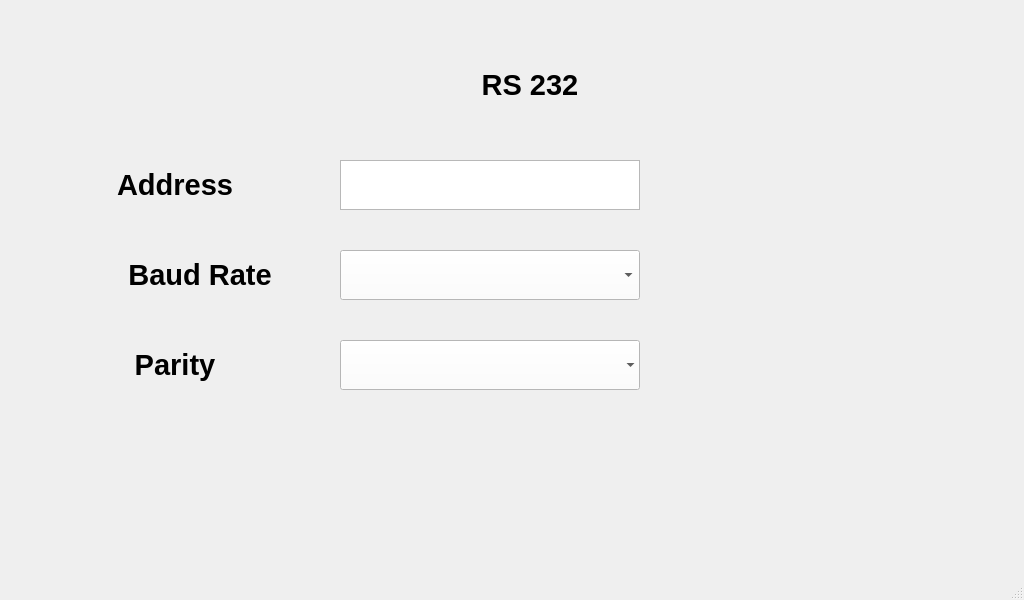
<?xml version="1.0" encoding="UTF-8"?>
<ui version="4.0">
 <class>RS485</class>
 <widget class="QMainWindow" name="RS485">
  <property name="geometry">
   <rect>
    <x>0</x>
    <y>0</y>
    <width>1024</width>
    <height>600</height>
   </rect>
  </property>
  <property name="windowTitle">
   <string>MainWindow</string>
  </property>
  <widget class="QWidget" name="centralwidget">
   <widget class="QLabel" name="label">
    <property name="geometry">
     <rect>
      <x>0</x>
      <y>0</y>
      <width>1024</width>
      <height>600</height>
     </rect>
    </property>
    <property name="palette">
     <palette>
      <active>
       <colorrole role="Button">
        <brush brushstyle="SolidPattern">
         <color alpha="255">
          <red>255</red>
          <green>255</green>
          <blue>255</blue>
         </color>
        </brush>
       </colorrole>
      </active>
      <inactive>
       <colorrole role="Button">
        <brush brushstyle="SolidPattern">
         <color alpha="255">
          <red>255</red>
          <green>255</green>
          <blue>255</blue>
         </color>
        </brush>
       </colorrole>
      </inactive>
      <disabled>
       <colorrole role="Button">
        <brush brushstyle="SolidPattern">
         <color alpha="255">
          <red>255</red>
          <green>255</green>
          <blue>255</blue>
         </color>
        </brush>
       </colorrole>
      </disabled>
     </palette>
    </property>
    <property name="autoFillBackground">
     <bool>true</bool>
    </property>
    <property name="text">
     <string/>
    </property>
    <property name="pixmap">
     <pixmap>pics/Standby.png</pixmap>
    </property>
    <property name="scaledContents">
     <bool>true</bool>
    </property>
    <property name="wordWrap">
     <bool>false</bool>
    </property>
   </widget>
   <widget class="QLabel" name="label_2">
    <property name="geometry">
     <rect>
      <x>100</x>
      <y>160</y>
      <width>150</width>
      <height>50</height>
     </rect>
    </property>
    <property name="text">
     <string>&lt;html&gt;&lt;head/&gt;&lt;body&gt;&lt;p align=&quot;center&quot;&gt;&lt;span style=&quot; font-size:22pt; font-weight:600;&quot;&gt;Address&lt;/span&gt;&lt;/p&gt;&lt;/body&gt;&lt;/html&gt;</string>
    </property>
    <property name="scaledContents">
     <bool>true</bool>
    </property>
    <property name="wordWrap">
     <bool>false</bool>
    </property>
   </widget>
   <widget class="QLabel" name="label_3">
    <property name="geometry">
     <rect>
      <x>100</x>
      <y>250</y>
      <width>200</width>
      <height>50</height>
     </rect>
    </property>
    <property name="text">
     <string>&lt;html&gt;&lt;head/&gt;&lt;body&gt;&lt;p align=&quot;center&quot;&gt;&lt;span style=&quot; font-size:22pt; font-weight:600;&quot;&gt;Baud Rate&lt;/span&gt;&lt;/p&gt;&lt;/body&gt;&lt;/html&gt;</string>
    </property>
   </widget>
   <widget class="QLabel" name="label_4">
    <property name="geometry">
     <rect>
      <x>100</x>
      <y>340</y>
      <width>150</width>
      <height>50</height>
     </rect>
    </property>
    <property name="text">
     <string>&lt;html&gt;&lt;head/&gt;&lt;body&gt;&lt;p align=&quot;center&quot;&gt;&lt;span style=&quot; font-size:22pt; font-weight:600;&quot;&gt;Parity&lt;/span&gt;&lt;/p&gt;&lt;/body&gt;&lt;/html&gt;</string>
    </property>
   </widget>
   <widget class="QLabel" name="label_5">
    <property name="geometry">
     <rect>
      <x>430</x>
      <y>60</y>
      <width>200</width>
      <height>50</height>
     </rect>
    </property>
    <property name="text">
     <string>&lt;html&gt;&lt;head/&gt;&lt;body&gt;&lt;p align=&quot;center&quot;&gt;&lt;span style=&quot; font-size:22pt; font-weight:600;&quot;&gt;RS 232&lt;/span&gt;&lt;/p&gt;&lt;/body&gt;&lt;/html&gt;</string>
    </property>
   </widget>
   <widget class="QPushButton" name="next2">
    <property name="geometry">
     <rect>
      <x>780</x>
      <y>430</y>
      <width>200</width>
      <height>100</height>
     </rect>
    </property>
    <property name="text">
     <string/>
    </property>
    <property name="icon">
     <iconset>
      <normaloff>pics/2234.png</normaloff>pics/2234.png</iconset>
    </property>
    <property name="iconSize">
     <size>
      <width>200</width>
      <height>200</height>
     </size>
    </property>
    <property name="flat">
     <bool>true</bool>
    </property>
   </widget>
   <widget class="QPushButton" name="back">
    <property name="geometry">
     <rect>
      <x>40</x>
      <y>430</y>
      <width>200</width>
      <height>100</height>
     </rect>
    </property>
    <property name="autoFillBackground">
     <bool>false</bool>
    </property>
    <property name="text">
     <string/>
    </property>
    <property name="icon">
     <iconset>
      <normaloff>pics/1 (400 × 400 px).png</normaloff>pics/1 (400 × 400 px).png</iconset>
    </property>
    <property name="iconSize">
     <size>
      <width>200</width>
      <height>200</height>
     </size>
    </property>
    <property name="flat">
     <bool>true</bool>
    </property>
   </widget>
   <widget class="QTextEdit" name="textEdit">
    <property name="geometry">
     <rect>
      <x>340</x>
      <y>160</y>
      <width>300</width>
      <height>50</height>
     </rect>
    </property>
    <property name="font">
     <font>
      <pointsize>16</pointsize>
      <weight>75</weight>
      <bold>true</bold>
     </font>
    </property>
   </widget>
   <widget class="QPushButton" name="address">
    <property name="geometry">
     <rect>
      <x>340</x>
      <y>160</y>
      <width>300</width>
      <height>50</height>
     </rect>
    </property>
    <property name="text">
     <string/>
    </property>
    <property name="flat">
     <bool>true</bool>
    </property>
   </widget>
   <widget class="QTextEdit" name="date">
    <property name="enabled">
     <bool>true</bool>
    </property>
    <property name="geometry">
     <rect>
      <x>40</x>
      <y>30</y>
      <width>200</width>
      <height>40</height>
     </rect>
    </property>
    <property name="palette">
     <palette>
      <active>
       <colorrole role="Base">
        <brush brushstyle="SolidPattern">
         <color alpha="0">
          <red>255</red>
          <green>255</green>
          <blue>255</blue>
         </color>
        </brush>
       </colorrole>
      </active>
      <inactive>
       <colorrole role="Base">
        <brush brushstyle="SolidPattern">
         <color alpha="0">
          <red>255</red>
          <green>255</green>
          <blue>255</blue>
         </color>
        </brush>
       </colorrole>
      </inactive>
      <disabled>
       <colorrole role="Base">
        <brush brushstyle="SolidPattern">
         <color alpha="255">
          <red>240</red>
          <green>240</green>
          <blue>240</blue>
         </color>
        </brush>
       </colorrole>
      </disabled>
     </palette>
    </property>
    <property name="font">
     <font>
      <pointsize>16</pointsize>
      <weight>75</weight>
      <bold>true</bold>
     </font>
    </property>
    <property name="frameShape">
     <enum>QFrame::NoFrame</enum>
    </property>
    <property name="readOnly">
     <bool>true</bool>
    </property>
   </widget>
   <widget class="QTextEdit" name="time">
    <property name="geometry">
     <rect>
      <x>850</x>
      <y>30</y>
      <width>160</width>
      <height>40</height>
     </rect>
    </property>
    <property name="palette">
     <palette>
      <active>
       <colorrole role="Base">
        <brush brushstyle="SolidPattern">
         <color alpha="0">
          <red>255</red>
          <green>255</green>
          <blue>255</blue>
         </color>
        </brush>
       </colorrole>
      </active>
      <inactive>
       <colorrole role="Base">
        <brush brushstyle="SolidPattern">
         <color alpha="0">
          <red>255</red>
          <green>255</green>
          <blue>255</blue>
         </color>
        </brush>
       </colorrole>
      </inactive>
      <disabled>
       <colorrole role="Base">
        <brush brushstyle="SolidPattern">
         <color alpha="255">
          <red>240</red>
          <green>240</green>
          <blue>240</blue>
         </color>
        </brush>
       </colorrole>
      </disabled>
     </palette>
    </property>
    <property name="font">
     <font>
      <pointsize>16</pointsize>
      <weight>75</weight>
      <bold>true</bold>
     </font>
    </property>
    <property name="frameShape">
     <enum>QFrame::NoFrame</enum>
    </property>
    <property name="readOnly">
     <bool>true</bool>
    </property>
   </widget>
   <widget class="QComboBox" name="baudrate">
    <property name="geometry">
     <rect>
      <x>340</x>
      <y>250</y>
      <width>300</width>
      <height>50</height>
     </rect>
    </property>
    <property name="palette">
     <palette>
      <active>
       <colorrole role="WindowText">
        <brush brushstyle="SolidPattern">
         <color alpha="255">
          <red>0</red>
          <green>0</green>
          <blue>0</blue>
         </color>
        </brush>
       </colorrole>
       <colorrole role="Button">
        <brush brushstyle="SolidPattern">
         <color alpha="255">
          <red>255</red>
          <green>255</green>
          <blue>255</blue>
         </color>
        </brush>
       </colorrole>
       <colorrole role="Light">
        <brush brushstyle="SolidPattern">
         <color alpha="255">
          <red>255</red>
          <green>255</green>
          <blue>255</blue>
         </color>
        </brush>
       </colorrole>
       <colorrole role="Midlight">
        <brush brushstyle="SolidPattern">
         <color alpha="255">
          <red>255</red>
          <green>255</green>
          <blue>255</blue>
         </color>
        </brush>
       </colorrole>
       <colorrole role="Dark">
        <brush brushstyle="SolidPattern">
         <color alpha="255">
          <red>127</red>
          <green>127</green>
          <blue>127</blue>
         </color>
        </brush>
       </colorrole>
       <colorrole role="Mid">
        <brush brushstyle="SolidPattern">
         <color alpha="255">
          <red>170</red>
          <green>170</green>
          <blue>170</blue>
         </color>
        </brush>
       </colorrole>
       <colorrole role="Text">
        <brush brushstyle="SolidPattern">
         <color alpha="255">
          <red>0</red>
          <green>0</green>
          <blue>0</blue>
         </color>
        </brush>
       </colorrole>
       <colorrole role="BrightText">
        <brush brushstyle="SolidPattern">
         <color alpha="255">
          <red>255</red>
          <green>255</green>
          <blue>255</blue>
         </color>
        </brush>
       </colorrole>
       <colorrole role="ButtonText">
        <brush brushstyle="SolidPattern">
         <color alpha="255">
          <red>0</red>
          <green>0</green>
          <blue>0</blue>
         </color>
        </brush>
       </colorrole>
       <colorrole role="Base">
        <brush brushstyle="SolidPattern">
         <color alpha="0">
          <red>255</red>
          <green>255</green>
          <blue>255</blue>
         </color>
        </brush>
       </colorrole>
       <colorrole role="Window">
        <brush brushstyle="SolidPattern">
         <color alpha="255">
          <red>255</red>
          <green>255</green>
          <blue>255</blue>
         </color>
        </brush>
       </colorrole>
       <colorrole role="Shadow">
        <brush brushstyle="SolidPattern">
         <color alpha="255">
          <red>255</red>
          <green>255</green>
          <blue>255</blue>
         </color>
        </brush>
       </colorrole>
       <colorrole role="AlternateBase">
        <brush brushstyle="SolidPattern">
         <color alpha="255">
          <red>255</red>
          <green>255</green>
          <blue>255</blue>
         </color>
        </brush>
       </colorrole>
       <colorrole role="ToolTipBase">
        <brush brushstyle="SolidPattern">
         <color alpha="255">
          <red>255</red>
          <green>255</green>
          <blue>220</blue>
         </color>
        </brush>
       </colorrole>
       <colorrole role="ToolTipText">
        <brush brushstyle="SolidPattern">
         <color alpha="255">
          <red>0</red>
          <green>0</green>
          <blue>0</blue>
         </color>
        </brush>
       </colorrole>
      </active>
      <inactive>
       <colorrole role="WindowText">
        <brush brushstyle="SolidPattern">
         <color alpha="255">
          <red>0</red>
          <green>0</green>
          <blue>0</blue>
         </color>
        </brush>
       </colorrole>
       <colorrole role="Button">
        <brush brushstyle="SolidPattern">
         <color alpha="255">
          <red>255</red>
          <green>255</green>
          <blue>255</blue>
         </color>
        </brush>
       </colorrole>
       <colorrole role="Light">
        <brush brushstyle="SolidPattern">
         <color alpha="255">
          <red>255</red>
          <green>255</green>
          <blue>255</blue>
         </color>
        </brush>
       </colorrole>
       <colorrole role="Midlight">
        <brush brushstyle="SolidPattern">
         <color alpha="255">
          <red>255</red>
          <green>255</green>
          <blue>255</blue>
         </color>
        </brush>
       </colorrole>
       <colorrole role="Dark">
        <brush brushstyle="SolidPattern">
         <color alpha="255">
          <red>127</red>
          <green>127</green>
          <blue>127</blue>
         </color>
        </brush>
       </colorrole>
       <colorrole role="Mid">
        <brush brushstyle="SolidPattern">
         <color alpha="255">
          <red>170</red>
          <green>170</green>
          <blue>170</blue>
         </color>
        </brush>
       </colorrole>
       <colorrole role="Text">
        <brush brushstyle="SolidPattern">
         <color alpha="255">
          <red>0</red>
          <green>0</green>
          <blue>0</blue>
         </color>
        </brush>
       </colorrole>
       <colorrole role="BrightText">
        <brush brushstyle="SolidPattern">
         <color alpha="255">
          <red>255</red>
          <green>255</green>
          <blue>255</blue>
         </color>
        </brush>
       </colorrole>
       <colorrole role="ButtonText">
        <brush brushstyle="SolidPattern">
         <color alpha="255">
          <red>0</red>
          <green>0</green>
          <blue>0</blue>
         </color>
        </brush>
       </colorrole>
       <colorrole role="Base">
        <brush brushstyle="SolidPattern">
         <color alpha="0">
          <red>255</red>
          <green>255</green>
          <blue>255</blue>
         </color>
        </brush>
       </colorrole>
       <colorrole role="Window">
        <brush brushstyle="SolidPattern">
         <color alpha="255">
          <red>255</red>
          <green>255</green>
          <blue>255</blue>
         </color>
        </brush>
       </colorrole>
       <colorrole role="Shadow">
        <brush brushstyle="SolidPattern">
         <color alpha="255">
          <red>255</red>
          <green>255</green>
          <blue>255</blue>
         </color>
        </brush>
       </colorrole>
       <colorrole role="AlternateBase">
        <brush brushstyle="SolidPattern">
         <color alpha="255">
          <red>255</red>
          <green>255</green>
          <blue>255</blue>
         </color>
        </brush>
       </colorrole>
       <colorrole role="ToolTipBase">
        <brush brushstyle="SolidPattern">
         <color alpha="255">
          <red>255</red>
          <green>255</green>
          <blue>220</blue>
         </color>
        </brush>
       </colorrole>
       <colorrole role="ToolTipText">
        <brush brushstyle="SolidPattern">
         <color alpha="255">
          <red>0</red>
          <green>0</green>
          <blue>0</blue>
         </color>
        </brush>
       </colorrole>
      </inactive>
      <disabled>
       <colorrole role="WindowText">
        <brush brushstyle="SolidPattern">
         <color alpha="255">
          <red>127</red>
          <green>127</green>
          <blue>127</blue>
         </color>
        </brush>
       </colorrole>
       <colorrole role="Button">
        <brush brushstyle="SolidPattern">
         <color alpha="255">
          <red>255</red>
          <green>255</green>
          <blue>255</blue>
         </color>
        </brush>
       </colorrole>
       <colorrole role="Light">
        <brush brushstyle="SolidPattern">
         <color alpha="255">
          <red>255</red>
          <green>255</green>
          <blue>255</blue>
         </color>
        </brush>
       </colorrole>
       <colorrole role="Midlight">
        <brush brushstyle="SolidPattern">
         <color alpha="255">
          <red>255</red>
          <green>255</green>
          <blue>255</blue>
         </color>
        </brush>
       </colorrole>
       <colorrole role="Dark">
        <brush brushstyle="SolidPattern">
         <color alpha="255">
          <red>127</red>
          <green>127</green>
          <blue>127</blue>
         </color>
        </brush>
       </colorrole>
       <colorrole role="Mid">
        <brush brushstyle="SolidPattern">
         <color alpha="255">
          <red>170</red>
          <green>170</green>
          <blue>170</blue>
         </color>
        </brush>
       </colorrole>
       <colorrole role="Text">
        <brush brushstyle="SolidPattern">
         <color alpha="255">
          <red>127</red>
          <green>127</green>
          <blue>127</blue>
         </color>
        </brush>
       </colorrole>
       <colorrole role="BrightText">
        <brush brushstyle="SolidPattern">
         <color alpha="255">
          <red>255</red>
          <green>255</green>
          <blue>255</blue>
         </color>
        </brush>
       </colorrole>
       <colorrole role="ButtonText">
        <brush brushstyle="SolidPattern">
         <color alpha="255">
          <red>127</red>
          <green>127</green>
          <blue>127</blue>
         </color>
        </brush>
       </colorrole>
       <colorrole role="Base">
        <brush brushstyle="SolidPattern">
         <color alpha="255">
          <red>255</red>
          <green>255</green>
          <blue>255</blue>
         </color>
        </brush>
       </colorrole>
       <colorrole role="Window">
        <brush brushstyle="SolidPattern">
         <color alpha="255">
          <red>255</red>
          <green>255</green>
          <blue>255</blue>
         </color>
        </brush>
       </colorrole>
       <colorrole role="Shadow">
        <brush brushstyle="SolidPattern">
         <color alpha="255">
          <red>255</red>
          <green>255</green>
          <blue>255</blue>
         </color>
        </brush>
       </colorrole>
       <colorrole role="AlternateBase">
        <brush brushstyle="SolidPattern">
         <color alpha="255">
          <red>255</red>
          <green>255</green>
          <blue>255</blue>
         </color>
        </brush>
       </colorrole>
       <colorrole role="ToolTipBase">
        <brush brushstyle="SolidPattern">
         <color alpha="255">
          <red>255</red>
          <green>255</green>
          <blue>220</blue>
         </color>
        </brush>
       </colorrole>
       <colorrole role="ToolTipText">
        <brush brushstyle="SolidPattern">
         <color alpha="255">
          <red>0</red>
          <green>0</green>
          <blue>0</blue>
         </color>
        </brush>
       </colorrole>
      </disabled>
     </palette>
    </property>
    <property name="font">
     <font>
      <pointsize>20</pointsize>
     </font>
    </property>
   </widget>
   <widget class="QComboBox" name="parity">
    <property name="geometry">
     <rect>
      <x>340</x>
      <y>340</y>
      <width>300</width>
      <height>50</height>
     </rect>
    </property>
    <property name="palette">
     <palette>
      <active>
       <colorrole role="WindowText">
        <brush brushstyle="SolidPattern">
         <color alpha="255">
          <red>0</red>
          <green>0</green>
          <blue>0</blue>
         </color>
        </brush>
       </colorrole>
       <colorrole role="Button">
        <brush brushstyle="SolidPattern">
         <color alpha="255">
          <red>255</red>
          <green>255</green>
          <blue>255</blue>
         </color>
        </brush>
       </colorrole>
       <colorrole role="Midlight">
        <brush brushstyle="SolidPattern">
         <color alpha="255">
          <red>255</red>
          <green>255</green>
          <blue>255</blue>
         </color>
        </brush>
       </colorrole>
       <colorrole role="Dark">
        <brush brushstyle="SolidPattern">
         <color alpha="255">
          <red>255</red>
          <green>255</green>
          <blue>255</blue>
         </color>
        </brush>
       </colorrole>
       <colorrole role="Mid">
        <brush brushstyle="SolidPattern">
         <color alpha="255">
          <red>255</red>
          <green>255</green>
          <blue>255</blue>
         </color>
        </brush>
       </colorrole>
       <colorrole role="Text">
        <brush brushstyle="SolidPattern">
         <color alpha="255">
          <red>0</red>
          <green>0</green>
          <blue>0</blue>
         </color>
        </brush>
       </colorrole>
       <colorrole role="ButtonText">
        <brush brushstyle="SolidPattern">
         <color alpha="255">
          <red>0</red>
          <green>0</green>
          <blue>0</blue>
         </color>
        </brush>
       </colorrole>
       <colorrole role="Base">
        <brush brushstyle="SolidPattern">
         <color alpha="255">
          <red>255</red>
          <green>255</green>
          <blue>255</blue>
         </color>
        </brush>
       </colorrole>
       <colorrole role="Window">
        <brush brushstyle="SolidPattern">
         <color alpha="255">
          <red>255</red>
          <green>255</green>
          <blue>255</blue>
         </color>
        </brush>
       </colorrole>
       <colorrole role="AlternateBase">
        <brush brushstyle="SolidPattern">
         <color alpha="255">
          <red>255</red>
          <green>255</green>
          <blue>255</blue>
         </color>
        </brush>
       </colorrole>
      </active>
      <inactive>
       <colorrole role="WindowText">
        <brush brushstyle="SolidPattern">
         <color alpha="255">
          <red>0</red>
          <green>0</green>
          <blue>0</blue>
         </color>
        </brush>
       </colorrole>
       <colorrole role="Button">
        <brush brushstyle="SolidPattern">
         <color alpha="255">
          <red>255</red>
          <green>255</green>
          <blue>255</blue>
         </color>
        </brush>
       </colorrole>
       <colorrole role="Midlight">
        <brush brushstyle="SolidPattern">
         <color alpha="255">
          <red>255</red>
          <green>255</green>
          <blue>255</blue>
         </color>
        </brush>
       </colorrole>
       <colorrole role="Dark">
        <brush brushstyle="SolidPattern">
         <color alpha="255">
          <red>255</red>
          <green>255</green>
          <blue>255</blue>
         </color>
        </brush>
       </colorrole>
       <colorrole role="Mid">
        <brush brushstyle="SolidPattern">
         <color alpha="255">
          <red>255</red>
          <green>255</green>
          <blue>255</blue>
         </color>
        </brush>
       </colorrole>
       <colorrole role="Text">
        <brush brushstyle="SolidPattern">
         <color alpha="255">
          <red>0</red>
          <green>0</green>
          <blue>0</blue>
         </color>
        </brush>
       </colorrole>
       <colorrole role="ButtonText">
        <brush brushstyle="SolidPattern">
         <color alpha="255">
          <red>0</red>
          <green>0</green>
          <blue>0</blue>
         </color>
        </brush>
       </colorrole>
       <colorrole role="Base">
        <brush brushstyle="SolidPattern">
         <color alpha="255">
          <red>255</red>
          <green>255</green>
          <blue>255</blue>
         </color>
        </brush>
       </colorrole>
       <colorrole role="Window">
        <brush brushstyle="SolidPattern">
         <color alpha="255">
          <red>255</red>
          <green>255</green>
          <blue>255</blue>
         </color>
        </brush>
       </colorrole>
       <colorrole role="AlternateBase">
        <brush brushstyle="SolidPattern">
         <color alpha="255">
          <red>255</red>
          <green>255</green>
          <blue>255</blue>
         </color>
        </brush>
       </colorrole>
      </inactive>
      <disabled>
       <colorrole role="WindowText">
        <brush brushstyle="SolidPattern">
         <color alpha="255">
          <red>255</red>
          <green>255</green>
          <blue>255</blue>
         </color>
        </brush>
       </colorrole>
       <colorrole role="Button">
        <brush brushstyle="SolidPattern">
         <color alpha="255">
          <red>255</red>
          <green>255</green>
          <blue>255</blue>
         </color>
        </brush>
       </colorrole>
       <colorrole role="Midlight">
        <brush brushstyle="SolidPattern">
         <color alpha="255">
          <red>255</red>
          <green>255</green>
          <blue>255</blue>
         </color>
        </brush>
       </colorrole>
       <colorrole role="Dark">
        <brush brushstyle="SolidPattern">
         <color alpha="255">
          <red>255</red>
          <green>255</green>
          <blue>255</blue>
         </color>
        </brush>
       </colorrole>
       <colorrole role="Mid">
        <brush brushstyle="SolidPattern">
         <color alpha="255">
          <red>255</red>
          <green>255</green>
          <blue>255</blue>
         </color>
        </brush>
       </colorrole>
       <colorrole role="Text">
        <brush brushstyle="SolidPattern">
         <color alpha="255">
          <red>255</red>
          <green>255</green>
          <blue>255</blue>
         </color>
        </brush>
       </colorrole>
       <colorrole role="ButtonText">
        <brush brushstyle="SolidPattern">
         <color alpha="255">
          <red>255</red>
          <green>255</green>
          <blue>255</blue>
         </color>
        </brush>
       </colorrole>
       <colorrole role="Base">
        <brush brushstyle="SolidPattern">
         <color alpha="255">
          <red>255</red>
          <green>255</green>
          <blue>255</blue>
         </color>
        </brush>
       </colorrole>
       <colorrole role="Window">
        <brush brushstyle="SolidPattern">
         <color alpha="255">
          <red>255</red>
          <green>255</green>
          <blue>255</blue>
         </color>
        </brush>
       </colorrole>
       <colorrole role="AlternateBase">
        <brush brushstyle="SolidPattern">
         <color alpha="255">
          <red>255</red>
          <green>255</green>
          <blue>255</blue>
         </color>
        </brush>
       </colorrole>
      </disabled>
     </palette>
    </property>
    <property name="font">
     <font>
      <pointsize>20</pointsize>
     </font>
    </property>
    <property name="autoFillBackground">
     <bool>false</bool>
    </property>
    <property name="frame">
     <bool>false</bool>
    </property>
   </widget>
  </widget>
  <widget class="QMenuBar" name="menubar">
   <property name="geometry">
    <rect>
     <x>0</x>
     <y>0</y>
     <width>1024</width>
     <height>21</height>
    </rect>
   </property>
  </widget>
  <widget class="QStatusBar" name="statusbar"/>
 </widget>
 <resources/>
 <connections/>
</ui>
